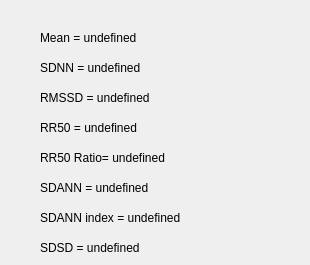
                <widget class="QWidget" name="hrv_statistical">
                 <attribute name="title">
                  <string>Statistical Parameters</string>
                 </attribute>
                 <widget class="QLabel" name="SDNN">
                  <property name="geometry">
                   <rect>
                    <x>40</x>
                    <y>60</y>
                    <width>261</width>
                    <height>16</height>
                   </rect>
                  </property>
                  <property name="text">
                   <string>SDNN = undefined</string>
                  </property>
                 </widget>
                 <widget class="QLabel" name="Mean">
                  <property name="geometry">
                   <rect>
                    <x>40</x>
                    <y>30</y>
                    <width>261</width>
                    <height>16</height>
                   </rect>
                  </property>
                  <property name="text">
                   <string>Mean = undefined</string>
                  </property>
                 </widget>
                 <widget class="QLabel" name="SDSD">
                  <property name="geometry">
                   <rect>
                    <x>40</x>
                    <y>240</y>
                    <width>261</width>
                    <height>16</height>
                   </rect>
                  </property>
                  <property name="text">
                   <string>SDSD = undefined</string>
                  </property>
                 </widget>
                 <widget class="QLabel" name="SDANNindex">
                  <property name="geometry">
                   <rect>
                    <x>40</x>
                    <y>210</y>
                    <width>261</width>
                    <height>16</height>
                   </rect>
                  </property>
                  <property name="text">
                   <string>SDANN index = undefined</string>
                  </property>
                 </widget>
                 <widget class="QLabel" name="RMSSD">
                  <property name="geometry">
                   <rect>
                    <x>40</x>
                    <y>90</y>
                    <width>261</width>
                    <height>16</height>
                   </rect>
                  </property>
                  <property name="text">
                   <string>RMSSD = undefined</string>
                  </property>
                 </widget>
                 <widget class="QLabel" name="RR50">
                  <property name="geometry">
                   <rect>
                    <x>40</x>
                    <y>120</y>
                    <width>261</width>
                    <height>16</height>
                   </rect>
                  </property>
                  <property name="text">
                   <string>RR50 = undefined</string>
                  </property>
                 </widget>
                 <widget class="QLabel" name="RR50Ratio">
                  <property name="geometry">
                   <rect>
                    <x>40</x>
                    <y>150</y>
                    <width>261</width>
                    <height>16</height>
                   </rect>
                  </property>
                  <property name="text">
                   <string>RR50 Ratio= undefined</string>
                  </property>
                 </widget>
                 <widget class="QLabel" name="SDANN">
                  <property name="geometry">
                   <rect>
                    <x>40</x>
                    <y>180</y>
                    <width>261</width>
                    <height>16</height>
                   </rect>
                  </property>
                  <property name="text">
                   <string>SDANN = undefined</string>
                  </property>
                 </widget>
                </widget>
